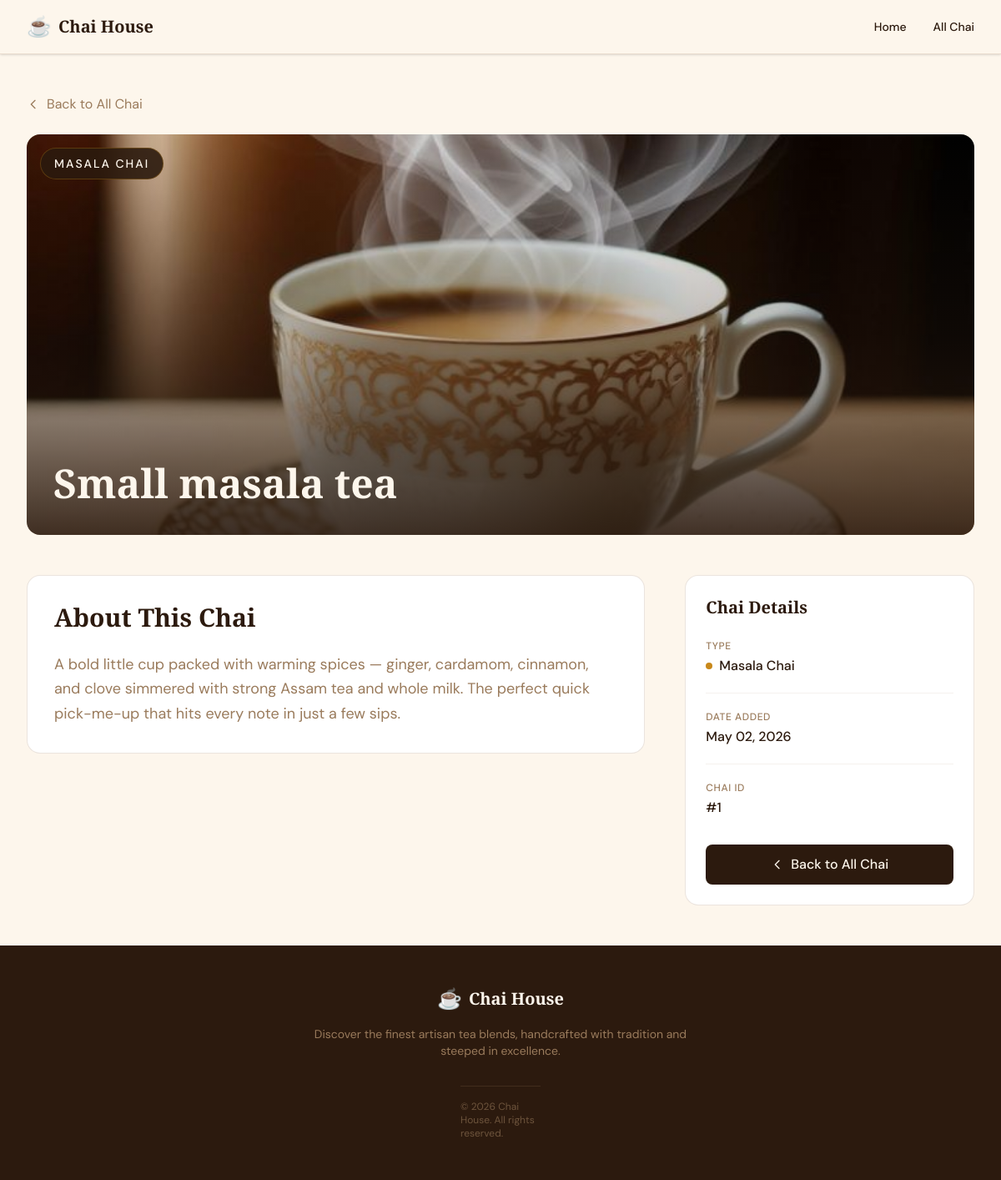
Page /chai/1/ on the committed database.
### chai/models.py (models this page shows, shortened)
class ChaiVarity(models.Model):
    CHAI_TYPE_CHOICES = [
        ('ML', 'Masala Chai'),
        ('GR', 'Ginger Chai'),
        ('CD', 'Cardamom Chai'),
        ('TS', 'Tulsi Chai'),
        ('LM', 'Lemon Chai'),
    ]
    name = models.CharField(max_length=100)
    image = models.ImageField(upload_to="chais/")
    date_added = models.DateTimeField(default=timezone.now)
    type = models.CharField(max_length=2, choices=CHAI_TYPE_CHOICES)
    description = models.TextField(blank=True)

### chai/views.py (the view)
# urls.py: path('<int:chai_id>/', views.chai_detail, name='chai_detail'),
def chai_detail(request, chai_id):
    chai = get_object_or_404(ChaiVarity, id=chai_id)
    return render(request, 'chai/chai_detail.html', {'chai': chai})

### chai/templates/chai/chai_detail.html (shortened to what this page needs)
{% extends "layout.html" %}
{% block content %}
<section class="max-w-7xl mx-auto px-4 sm:px-6 lg:px-8 py-8 md:py-12">
    <a href="{% url 'all_chai' %}"
       class="inline-flex items-center gap-2 text-chai-tan hover:text-chai-amber transition-colors duration-200 mb-6 group">
        <svg class="w-4 h-4 group-hover:-translate-x-1 transition-transform duration-200" fill="none" stroke="currentColor" viewBox="0 0 24 24">
            <path stroke-linecap="round" stroke-linejoin="round" stroke-width="2" d="M15 19l-7-7 7-7"/>
        </svg>
        Back to All Chai
    </a>
    <div class="relative rounded-2xl overflow-hidden mb-8 md:mb-12 max-h-[480px] bg-chai-light-tan">
        <img src="{{ chai.image.url }}"
             alt="{{ chai.name }}"
             class="w-full h-full object-cover min-h-[300px] max-h-[480px]">
        <div class="absolute inset-0 bg-gradient-to-t from-chai-deep/90 via-chai-deep/30 to-transparent"></div>
        <span class="absolute top-4 left-4 bg-chai-deep/90 backdrop-blur-sm text-chai-cream text-sm font-medium tracking-[0.14em] uppercase px-4 py-2 rounded-full border border-chai-amber/30">
            {{ chai.get_type_display }}
        </span>
        <div class="absolute bottom-0 left-0 right-0 p-6 md:p-8">
            <h1 class="font-playfair text-3xl md:text-4xl lg:text-5xl font-bold text-chai-cream leading-tight">
                {{ chai.name }}
            </h1>
        </div>
    </div>
    <div class="grid grid-cols-1 lg:grid-cols-12 gap-8 lg:gap-12">
        <div class="lg:col-span-8">
            <div class="bg-white rounded-2xl border border-chai-tan/20 p-6 md:p-8">
                <h2 class="font-playfair text-2xl md:text-3xl font-bold text-chai-deep mb-6">
                    About This Chai
                </h2>
                {% if chai.description %}
                <p class="text-chai-tan text-lg leading-relaxed">
                    {{ chai.description }}
                </p>
                {% endif %}
            </div>
        </div>
        <div class="lg:col-span-4">
            <div class="bg-white rounded-2xl border border-chai-tan/20 p-6 sticky top-24">
                <h3 class="font-playfair text-xl font-bold text-chai-deep mb-6">
                    Chai Details
                </h3>
                <dl class="space-y-5">
                    <div>
                        <dt class="text-xs text-chai-tan uppercase tracking-wider font-medium mb-1">
                            Type
                        </dt>
                        <dd class="text-chai-deep font-medium flex items-center gap-2">
                            <span class="w-2 h-2 bg-chai-amber rounded-full"></span>
                            {{ chai.get_type_display }}
                        </dd>
                    </div>
                    <div class="border-t border-chai-tan/10"></div>
                    <div>
                        <dt class="text-xs text-chai-tan uppercase tracking-wider font-medium mb-1">
                            Date Added
                        </dt>
                        <dd class="text-chai-deep font-medium">
                            {{ chai.date_added|date:"F d, Y" }}
                        </dd>
                    </div>
                    <div class="border-t border-chai-tan/10"></div>
                    <div>
                        <dt class="text-xs text-chai-tan uppercase tracking-wider font-medium mb-1">
                            Chai ID
                        </dt>
                        <dd class="text-chai-deep font-medium">
                            #{{ chai.id }}
                        </dd>
                    </div>
                </dl>
                <div class="mt-8">
                    <a href="{% url 'all_chai' %}"
                       class="flex items-center justify-center gap-2 w-full bg-chai-deep hover:bg-chai-deep/90 text-chai-cream font-medium px-6 py-3 rounded-lg transition-all duration-200 hover:shadow-lg hover:shadow-chai-deep/20 group">
                        <svg class="w-4 h-4 group-hover:-translate-x-1 transition-transform duration-200" fill="none" stroke="currentColor" viewBox="0 0 24 24">
                            <path stroke-linecap="round" stroke-linejoin="round" stroke-width="2" d="M15 19l-7-7 7-7"/>
                        </svg>
                        Back to All Chai
                    </a>
                </div>
            </div>
        </div>
    </div>
</section>
{% endblock %}

### rows in the picture
ChaiVarity: image (picture), type "MASALA CHAI", name "Small masala tea", description "A bold little cup packed with warming spices — ginger, cardamom, cinnamon, and clove simmered with strong Assam tea and whole milk. The perfect quick pick-me-up that hits every note in just a few sips.", type "Masala Chai", date_added "May 02, 2026", id "1"
